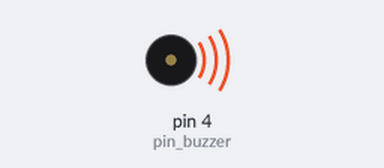
Recording of a sketch running on a simulated Arduino Uno, built with avr-gcc and run on an emulated ATmega328P. Shown: buzzer (waves = sounding).

Above: at 0.1 s.
At 2.8 s:
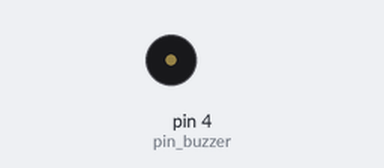
Timing chart, 0 to 4.3 s (numbered marks = the images above):
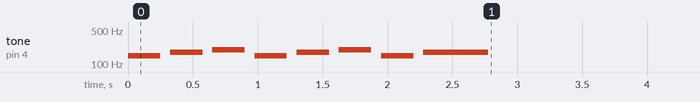

The sketch:

4_test_buzzer.ino
```cpp
/*
  test buzzer on pin 4
*/


void setup()
{
    buzzer_fn();
}

void loop()
{
    // loop
}
```

a_buzzer.ino
```cpp
/*
  function buzzer
*/

#include "a_pitches.h"

const int pin_buzzer = 4;

// notes in the melody:
/*int melody[] = {
  NOTE_C4, NOTE_G3, NOTE_G3, NOTE_A3, NOTE_G3, 0, NOTE_B3, NOTE_C4
};*/

int melody[] = {
  NOTE_D3, NOTE_F3, NOTE_G3, NOTE_D3, NOTE_F3, NOTE_G3, NOTE_D3, NOTE_F3
};

// note durations: 4 = quarter note, 8 = eighth note, etc.:
/*int noteDurations[] = {
  4, 8, 8, 4, 4, 4, 4, 4
};*/

int noteDurations[] = {
  4, 4, 4, 4, 4, 4, 4, 2
};

void buzzer_fn() {
  // iterate over the notes of the melody:
  for (int thisNote = 0; thisNote < 8; thisNote++) {

    // to calculate the note duration, take one second divided by the note type.
    //e.g. quarter note = 1000 / 4, eighth note = 1000/8, etc.
    int noteDuration = 1000 / noteDurations[thisNote];
    tone(pin_buzzer, melody[thisNote], noteDuration);

    // to distinguish the notes, set a minimum time between them.
    // the note's duration + 30% seems to work well:
    int pauseBetweenNotes = noteDuration * 1.30;
    delay(pauseBetweenNotes);
    // stop the tone playing:
    noTone(pin_buzzer);
  }
}
```

a_pitches.h
```cpp
/*************************************************
 * Public Constants
 *************************************************/

#define NOTE_B0  31
#define NOTE_C1  33
#define NOTE_CS1 35
#define NOTE_D1  37
#define NOTE_DS1 39
#define NOTE_E1  41
#define NOTE_F1  44
#define NOTE_FS1 46
#define NOTE_G1  49
#define NOTE_GS1 52
#define NOTE_A1  55
#define NOTE_AS1 58
#define NOTE_B1  62
#define NOTE_C2  65
#define NOTE_CS2 69
#define NOTE_D2  73
#define NOTE_DS2 78
#define NOTE_E2  82
#define NOTE_F2  87
#define NOTE_FS2 93
#define NOTE_G2  98
#define NOTE_GS2 104
#define NOTE_A2  110
#define NOTE_AS2 117
#define NOTE_B2  123
#define NOTE_C3  131
#define NOTE_CS3 139
#define NOTE_D3  147
#define NOTE_DS3 156
#define NOTE_E3  165
#define NOTE_F3  175
#define NOTE_FS3 185
#define NOTE_G3  196
#define NOTE_GS3 208
#define NOTE_A3  220
#define NOTE_AS3 233
#define NOTE_B3  247
#define NOTE_C4  262
#define NOTE_CS4 277
#define NOTE_D4  294
#define NOTE_DS4 311
#define NOTE_E4  330
#define NOTE_F4  349
#define NOTE_FS4 370
#define NOTE_G4  392
#define NOTE_GS4 415
#define NOTE_A4  440
#define NOTE_AS4 466
#define NOTE_B4  494
#define NOTE_C5  523
#define NOTE_CS5 554
#define NOTE_D5  587
#define NOTE_DS5 622
#define NOTE_E5  659
#define NOTE_F5  698
#define NOTE_FS5 740
#define NOTE_G5  784
#define NOTE_GS5 831
#define NOTE_A5  880
#define NOTE_AS5 932
#define NOTE_B5  988
#define NOTE_C6  1047
#define NOTE_CS6 1109
#define NOTE_D6  1175
#define NOTE_DS6 1245
#define NOTE_E6  1319
#define NOTE_F6  1397
#define NOTE_FS6 1480
#define NOTE_G6  1568
#define NOTE_GS6 1661
#define NOTE_A6  1760
#define NOTE_AS6 1865
#define NOTE_B6  1976
#define NOTE_C7  2093
#define NOTE_CS7 2217
#define NOTE_D7  2349
#define NOTE_DS7 2489
#define NOTE_E7  2637
#define NOTE_F7  2794
#define NOTE_FS7 2960
#define NOTE_G7  3136
#define NOTE_GS7 3322
#define NOTE_A7  3520
#define NOTE_AS7 3729
#define NOTE_B7  3951
#define NOTE_C8  4186
#define NOTE_CS8 4435
#define NOTE_D8  4699
#define NOTE_DS8 4978
```

b_buzzer.ino
```cpp
  void buzzer_mission_fn(){

    tone(pin_buzzer,146.83,400);//D
      delay(400);

    tone(pin_buzzer,146.83,400);//D
       delay(400);

    tone(pin_buzzer,146.83,250);//D
       delay(250);

    tone(pin_buzzer,174.61,250);//F
       delay(250);

    tone(pin_buzzer,196.00,350);//G
       delay(400);

    tone(pin_buzzer,146.83,350);//D
      delay(400);

    tone(pin_buzzer,146.83,200);//D
       delay(250);

    tone(pin_buzzer,146.83,200);//D
       delay(250);

     tone(pin_buzzer,130.81,400);//C
       delay(450);

     tone(pin_buzzer,130.81,400);//C
       delay(450);

    tone(pin_buzzer,146.83,400);//D
       delay(450);

    tone(pin_buzzer,146.83,400);//D
       delay(450);

     tone(pin_buzzer,146.83,400);//D
       delay(450);

    tone(pin_buzzer,174.61,400);//F
       delay(300);

    tone(pin_buzzer,196.00,400);//G
       delay(450);

     tone(pin_buzzer,146.83,400);//D
       delay(450);

    tone(pin_buzzer,146.83,400);//D
       delay(450);

     tone(pin_buzzer,146.83,400);//D
       delay(450);

    tone(pin_buzzer,130.81,400);//C
       delay(300);

     tone(pin_buzzer,130.81,400);//C
       delay(300);

    tone(pin_buzzer,130.81,400);//C
       delay(450);

    tone(pin_buzzer,174.61,400);//F
       delay(450);

    tone(pin_buzzer,146.83,400);//D
       delay(450);

    tone(pin_buzzer,220.00,400);//A
       delay(450);

     tone(pin_buzzer,174.61,400);//D
       delay(450);

    tone(pin_buzzer,146.83,400);//D
       delay(450);

    tone(pin_buzzer,207.65,400);//GSHARP
       delay(450);
  }
```
